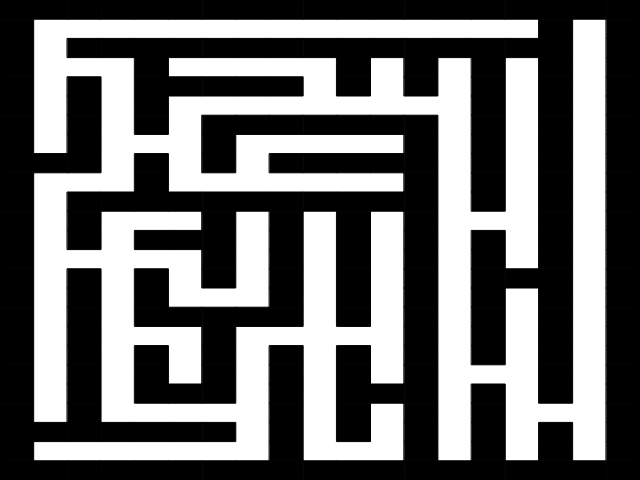
Frame 1 (no input)
Frame 60 (no input): identical to frame 1, image omitted
Frame 120 (the mouse pressed at the canvas centre since frame 60): identical to frame 1, image omitted

The p5.js sketch that drew this single still picture (run headless with seeded random() and noise() and a simulated clock; from frame 60 on, the mouse is pressed at the canvas centre):

// p5.js sketch
// ── sketch.js
let maze;

let size_x = 12;
let size_y = 9;

function setup() {
  createCanvas(640, 480);
  initMaze(size_x, size_y);
  fill(0);
  // noLoop()
}

function draw() {
  background(255);
  fill(0);
  let blocksizeY = height / (maze[0].length + 2);
  let blocksizeX = width / (maze.length + 2);
  for (let c = 0; c < maze[0].length + 2; c++)
    rect(0, c * blocksizeY, blocksizeX, blocksizeY); // paint borders
  for (let r = 0; r < maze.length; r++) {
    for (let c = 0; c < maze[0].length; c++) {
      if (maze[r][c])
        rect((r + 1) * blocksizeX, (c + 1) * blocksizeY, blocksizeX, blocksizeY);
    }
    rect((r + 1) * blocksizeX, 0, blocksizeX, blocksizeY); // paint borders
    rect((r + 1) * blocksizeX,(maze[0].length + 1) * blocksizeY,blocksizeX,
      blocksizeY); // paint borders
  }
  for (let c = 0; c < maze[0].length + 2; c++)// paint borders
    rect((maze.length + 1) * blocksizeX, c * blocksizeY, blocksizeX, blocksizeY);
}

/**
  generates a maze with (x,y) cells. Note that the actual maze is
  larger as the maze cells are divided by rows and cols of walls.
*/
function initMaze(mazeSizeX, mazeSizeY) {
  // init maze 
  maze = Array(mazeSizeY * 2 - 1)
    .fill()
    .map(() => Array(mazeSizeX * 2 - 1));
  for (let r = 0; r < mazeSizeY * 2 - 1; r++) {
    for (let c = 0; c < mazeSizeX * 2 - 1; c++) {
      maze[r][c] = 0;
    }
  }
  subdivideV(0, 0, size_x, size_y);
}

function subdivideH(sx, sy, ex, ey) {
  // pick a wall and an entry
  let col = (sx + Math.floor(Math.random()*(ex-sx-1)))*2+1
  let row = (sy + Math.floor(Math.random()*(ey-sy)))*2
  for (let r = sy*2; r < ey*2-1; r++) {
    if (r != row) maze[r][col] = 1;
  }
  // find sub chambers and subdivide them
  if ((col+1)/2-sx > 1) 
    subdivideV(sx, sy, (col+1)/2, ey);
  if (ex-(col+1)/2 > 1)  
    subdivideV((col+1)/2, sy, ex, ey)
}

function subdivideV(sx, sy, ex, ey) {
  // pick a wall and an entry
  let col = (sx + Math.floor(Math.random()*(ex-sx)))*2;
  let row = (sy + Math.floor(Math.random()*(ey-sy-1)))*2+1
  // store it in the grid
  for (let c = sx*2; c < ex*2-1; c++) {
    if (c != col) maze[row][c] = 1;
  }
  // find sub chambers and subdivide them
  if ((row+1)/2 - sy > 1) 
    subdivideH(sx, sy, ex, (row+1)/2);
  if (ey - (row+1)/2 > 1)  
     subdivideH(sx, (row+1)/2, ex, ey);
}
